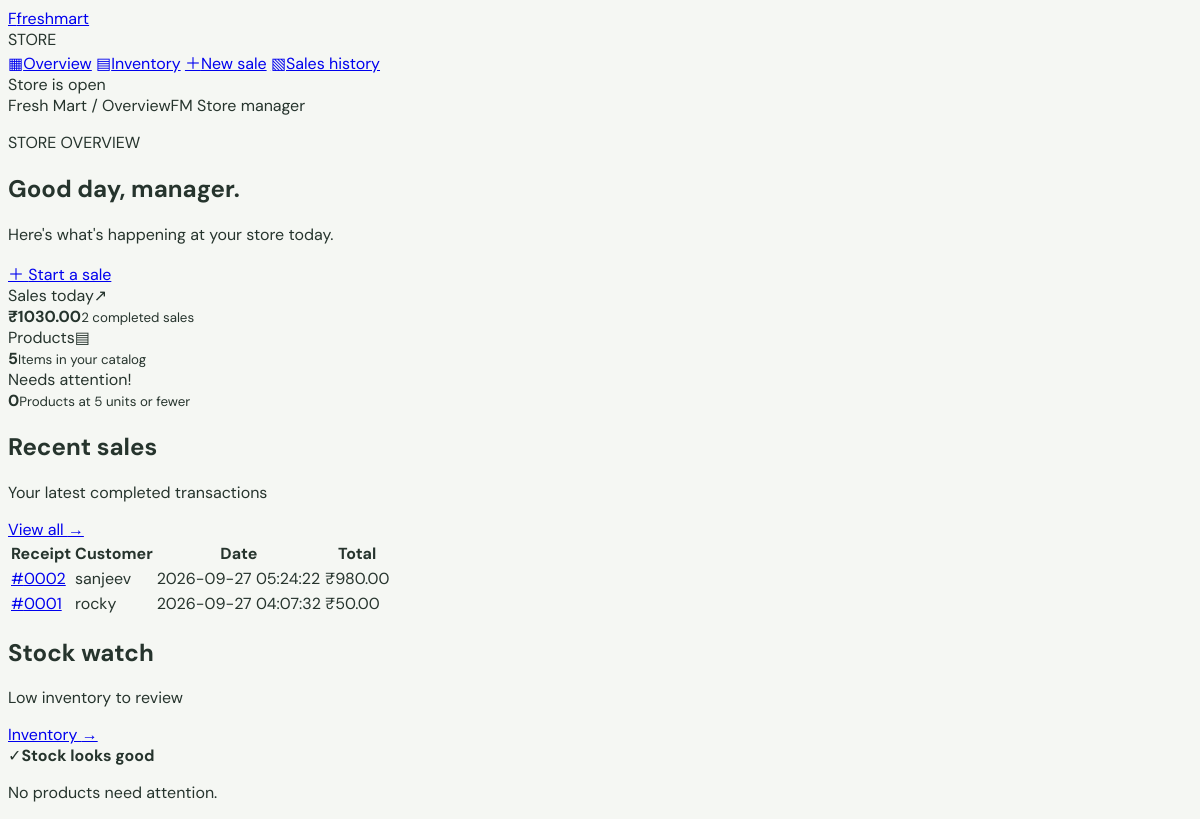
The page / on the database its author committed.
### tables this page shows
CREATE TABLE bills (
    id INTEGER PRIMARY KEY AUTOINCREMENT,
    customer TEXT NOT NULL DEFAULT 'Walk-in customer',
    total REAL NOT NULL CHECK (total >= 0),
    created_at TEXT NOT NULL DEFAULT CURRENT_TIMESTAMP
);

### routes/dashboard.py (the view)
@dashboard_bp.get("/")
def index():
    return render_template("dashboard.html", **dashboard_metrics())

### database/db.py (called while the page is built)
def get_db():
    if "db" not in g:
        database_path = Path(current_app.config["DATABASE"])
        database_path.parent.mkdir(parents=True, exist_ok=True)
        g.db = sqlite3.connect(database_path)
        g.db.row_factory = sqlite3.Row
        g.db.execute("PRAGMA foreign_keys = ON")
    return g.db

### models/bill.py (called while the page is built)
    @classmethod
    def from_row(cls, row):
        return cls(**dict(row))

### services/analytics_service.py (called while the page is built)
def dashboard_metrics():
    db = get_db()
    today = db.execute(
        "SELECT COALESCE(SUM(total), 0) AS total, COUNT(*) AS count "
        "FROM bills WHERE date(created_at) = date('now', 'localtime')"
    ).fetchone()
    product_count = db.execute("SELECT COUNT(*) FROM products").fetchone()[0]
    low_stock = db.execute(
        "SELECT * FROM products WHERE stock <= ? ORDER BY stock, name COLLATE NOCASE",
        (5,),
    ).fetchall()
    recent = db.execute("SELECT * FROM bills ORDER BY id DESC LIMIT 6").fetchall()
    return {
        "today_total": today["total"],
        "today_count": today["count"],
        "product_count": product_count,
        "low_stock": low_stock,
        "recent_bills": [Bill.from_row(row) for row in recent],
    }

### templates/dashboard.html (shortened to what this page needs)
{% extends "base.html" %}
{% block content %}
<div class="page-heading"><div><p class="eyebrow">STORE OVERVIEW</p><h1>Good day, manager.</h1><p class="muted">Here's what's happening at your store today.</p></div><a class="button button-primary" href="{{ url_for('billing.checkout') }}"><span>＋</span> Start a sale</a></div>
<div class="metric-grid">
  <article class="metric"><div class="metric-top"><span>Sales today</span><span class="metric-icon green">↗</span></div><strong>₹{{ '%.2f'|format(today_total) }}</strong><small>{{ today_count }} completed {{ 'sale' if today_count == 1 else 'sales' }}</small></article>
  <article class="metric"><div class="metric-top"><span>Products</span><span class="metric-icon yellow">▤</span></div><strong>{{ product_count }}</strong><small>Items in your catalog</small></article>
  <article class="metric"><div class="metric-top"><span>Needs attention</span><span class="metric-icon coral">!</span></div><strong>{{ low_stock|length }}</strong><small>Products at 5 units or fewer</small></article>
</div>
<div class="dashboard-grid">
  <section class="panel"><div class="section-heading"><div><h2>Recent sales</h2><p class="muted">Your latest completed transactions</p></div><a class="text-link" href="{{ url_for('sales.index') }}">View all <span>→</span></a></div>
    {% if recent_bills %}<div class="table-wrap"><table><thead><tr><th>Receipt</th><th>Customer</th><th>Date</th><th class="align-right">Total</th></tr></thead><tbody>{% for bill in recent_bills %}<tr><td><a class="table-link" href="{{ url_for('billing.receipt', bill_id=bill.id) }}">#{{ '%04d'|format(bill.id) }}</a></td><td>{{ bill.customer }}</td><td>{{ bill.created_at }}</td><td class="align-right money">₹{{ '%.2f'|format(bill.total) }}</td></tr>{% endfor %}</tbody></table></div>{% else %}<div class="empty-state"><span class="empty-mark">↗</span><strong>No sales yet</strong><p>Your completed sales will appear here.</p><a class="text-link" href="{{ url_for('billing.checkout') }}">Create your first sale →</a></div>{% endif %}
  </section>
  <section class="panel stock-panel"><div class="section-heading"><div><h2>Stock watch</h2><p class="muted">Low inventory to review</p></div><a class="text-link" href="{{ url_for('inventory.index') }}">Inventory <span>→</span></a></div>
    {% if low_stock %}<ul class="stock-list">{% for product in low_stock[:6] %}<li><div><strong>{{ product.name }}</strong><small>{{ product.category or 'Uncategorized' }}</small></div><span class="stock-count {{ 'out' if product.stock == 0 else '' }}">{{ product.stock }} left</span></li>{% endfor %}</ul>{% else %}<div class="empty-state compact"><span class="empty-mark">✓</span><strong>Stock looks good</strong><p>No products need attention.</p></div>{% endif %}
  </section>
</div>
{% endblock %}

### static/css/style.css (style rules this page uses)
:root { font-family:'DM Sans',sans-serif;color:#26342d;background:#f5f7f3;font-synthesis:none;text-rendering:optimizeLegibility;--ink:#26342d;--muted:#7c8880;--line:#e6ebe5;--green:#24754e;--green-dark:#185d3b;--green-soft:#e7f3e9;--yellow:#dfaa43;--coral:#d66f5f;--paper:#fff;--shadow:0 12px 30px rgba(31,58,42,.045 }
* { box-sizing:border-box }
body { margin:0;min-height:100vh }
.page-heading { display:flex;align-items:center;justify-content:space-between;gap:20px;margin-bottom:27px }
.eyebrow { color:var(--green);font-size:10px;font-weight:700;letter-spacing:1.2px;margin:0 0 9px }
.page-heading h1 { font:700 28px Manrope,sans-serif;letter-spacing:0;margin:0;color:#20352a }
.muted { color:var(--muted);font-size:12px;margin:7px 0 0 }
.button { min-height:40px;padding:0 15px;display:inline-flex;align-items:center;justify-content:center;gap:8px;border-radius:5px;text-decoration:none;font:600 12px 'DM Sans',sans-serif;border:1px solid transparent;cursor:pointer;transition:background .15s,border .15s }
.button-primary { color:white;background:var(--green) }
.metric-grid { display:grid;grid-template-columns:repeat(3,minmax(0,1fr));gap:15px;margin-bottom:18px }
.metric,.panel { background:var(--paper);border:1px solid #e9ede7;border-radius:7px;box-shadow:var(--shadow) }
.metric { padding:19px 21px 18px;min-height:133px }
.metric-top { display:flex;align-items:center;justify-content:space-between;color:#748078;font-size:12px }
.metric strong { display:block;font:700 25px Manrope,sans-serif;margin-top:12px;color:#243a2d }
.metric small { display:block;font-size:11px;color:#96a098;margin-top:5px }
.metric-icon { width:28px;height:28px;border-radius:6px;display:grid;place-items:center;font-weight:700 }
.metric-icon.green { background:#e7f3e9;color:#34764f }
.metric-icon.yellow { background:#fbf2df;color:#bb8b2e }
.metric-icon.coral { background:#fbebe7;color:#c46959 }
.dashboard-grid { display:grid;grid-template-columns:minmax(0,1.75fr) minmax(260px,1fr);gap:16px }
.panel { padding:20px 21px }
.section-heading { display:flex;align-items:center;justify-content:space-between;gap:15px;margin-bottom:15px }
.section-heading h2,.order-summary h2 { font:700 15px Manrope,sans-serif;margin:0;color:#293b30 }
.section-heading .muted { font-size:11px;margin-top:5px }
.text-link { color:var(--green);font-weight:600;font-size:11px;text-decoration:none;white-space:nowrap }
.text-link span { margin-left:4px }
.table-wrap { width:100%;overflow-x:auto }
table { border-collapse:collapse;width:100%;text-align:left;white-space:nowrap }
th { font-size:9px;text-transform:uppercase;letter-spacing:.65px;color:#98a29a;font-weight:700;padding:11px 9px;border-bottom:1px solid #edf0ec }
td { font-size:11px;color:#526158;padding:13px 9px;border-bottom:1px solid #f0f2ef }
tbody tr:last-child td { border-bottom:0 }
.align-right { text-align:right }
.money { font-variant-numeric:tabular-nums;color:#2e4838;font-weight:600 }
.table-link { color:#31704c;text-decoration:none;font-weight:700 }
.empty-state { min-height:190px;display:flex;flex-direction:column;align-items:center;justify-content:center;text-align:center;color:#34463a;padding:28px 15px }
.empty-state strong { font:700 13px Manrope,sans-serif;margin-top:11px }
.empty-state p { color:#8b968e;font-size:11px;margin:6px 0 14px }
.empty-mark { display:grid;place-items:center;width:37px;height:37px;border-radius:50%;background:#edf4e8;color:#568249;font-size:17px }
.empty-state.compact { min-height:145px }
.empty-state.compact p { margin-bottom:0 }

### rows shown on the page
bills: id "0002", customer "sanjeev", created_at "2026-09-27 05:24:22", total "980.00"
bills: id "0001", customer "rocky", created_at "2026-09-27 04:07:32", total "50.00"

### other values the page prints
{{ '%.2f'|format(today_total) }} "1030.00"
{{ today_count }} "2"
{{ 'sale' if today_count == 1 else 'sales' }} "sales"
{{ product_count }} "5"
{{ low_stock|length }} "0"
